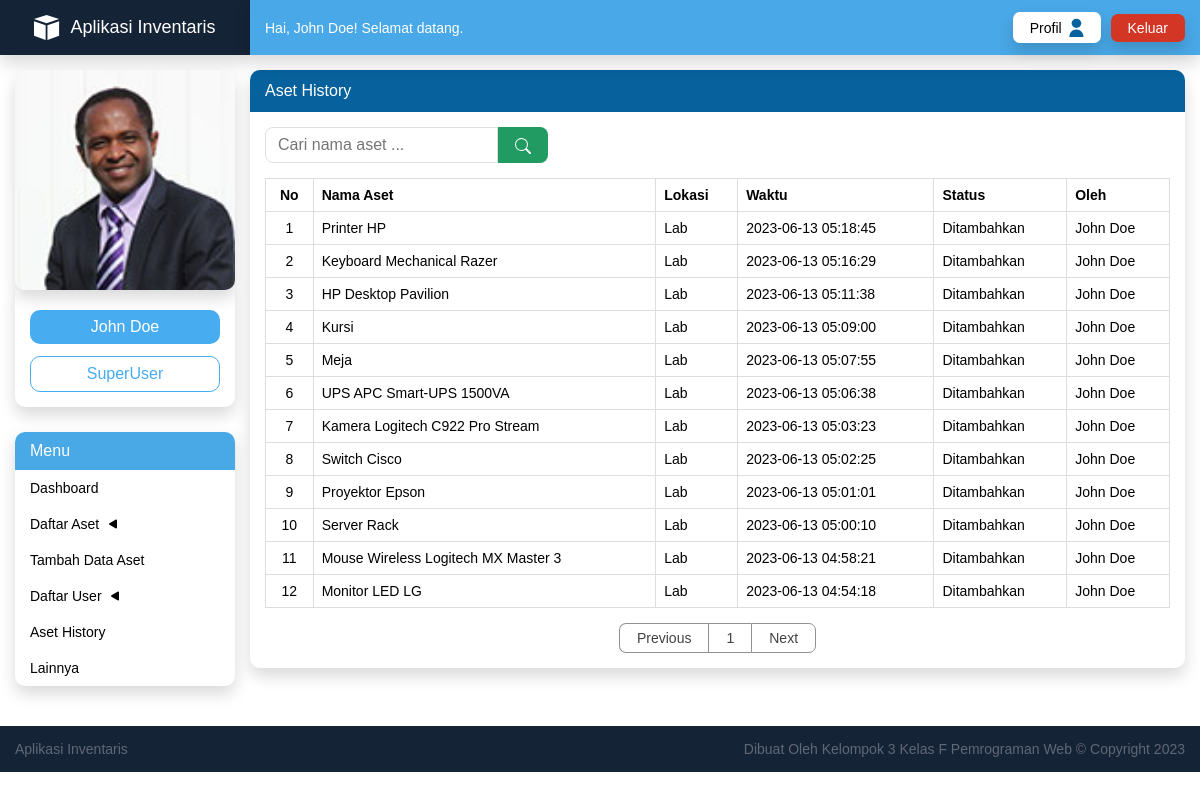
The app's page /aset-history/index.php (signed in) with its own data.
### tables this page shows
CREATE TABLE `user` (
  `id` int(11) NOT NULL,
  `nama` varchar(40) NOT NULL,
  `role` varchar(25) NOT NULL,
  `username` varchar(35) NOT NULL,
  `password` varchar(100) NOT NULL,
  `foto` varchar(200) DEFAULT NULL,
  `catatan` varchar(500) NOT NULL,
  `created_at` timestamp NULL DEFAULT NULL,
  `updated_at` timestamp NULL DEFAULT NULL
);

CREATE TABLE `aset_history` (
  `id` int(11) NOT NULL,
  `nama_aset` varchar(80) NOT NULL,
  `lokasi` varchar(30) NOT NULL,
  `waktu` timestamp NULL DEFAULT current_timestamp(),
  `status` varchar(20) NOT NULL,
  `oleh` varchar(40) NOT NULL
);

### aset-history/index.php (the view, shortened to what this page needs)
<?php include("../layout/head.php") ?>
<?php include("../layout/sidebar.php") ?>
<?php include("../layout/navbar.php") ?>
<div class="content">
  <div class="breadcrumb">Aset History</div>
  <div class="content-inner">
    <form action="index.php" method="get">
      <div class="search-wrapper">
        <div class="search-content">
          <input name="nama-aset" type="text" placeholder="Cari nama aset ...">
          <button class="btn btn-success" type="submit">
          </button>
        </div>
      </div>
    </form>
    <div class="responsive-table">
      <table class="asset-table">
        <thead>
          <tr>
            <th class="center">No</th>
            <th>Nama Aset</th>
            <th>Lokasi</th>
            <th>Waktu</th>
            <th>Status</th>
            <th>Oleh</th>
          </tr>
        </thead>
        <tbody>
          <?php
          $cek = mysqli_query($db, "SELECT * FROM aset_history");
          if (mysqli_fetch_array($cek)) {
            if (isset($_GET['nama-aset'])) {
              $nama_aset = $_GET['nama-aset'];
              $data_search = mysqli_query($db, "SELECT * FROM aset_history WHERE nama_aset LIKE '%$nama_aset%'");
              $no = 1;
              if (mysqli_num_rows($data_search) > 0) {
                foreach ($data_search as $d) { ?>
                  <tr>
                    <td class="center"><?= $no++ ?></td>
                    <td><?= $d['nama_aset'] ?></td>
                    <td><?= $d['lokasi'] ?></td>
                    <td><?= $d['waktu'] ?></td>
                    <td><?= $d['status'] ?></td>
                    <td><?= $d['oleh'] ?></td>
                  </tr>
                <?php }
              } else { ?>
                <tr>
                  <td class="center" colspan="7">
                    <p>History tidak ditemukan.</p>
                  </td>
                </tr>
              <?php
              }
            } else {
              $batas = 15;
              $halaman = isset($_GET['halaman']) ? (int)$_GET['halaman'] : 1;
              $halaman_awal = ($halaman > 1) ? ($halaman * $batas) - $batas : 0;
              $previous = $halaman - 1;
              $next = $halaman + 1;
              $data = mysqli_query($db, "SELECT * FROM aset_history");
              $jumlah_data = mysqli_num_rows($data);
              $total_halaman = ceil($jumlah_data / $batas);
              $data_history = mysqli_query($db, "SELECT * FROM aset_history ORDER BY id DESC LIMIT $halaman_awal, $batas");
              $no = $halaman_awal + 1;
              foreach ($data_history as $d) { ?>
                <tr>
                  <td class="center"><?= $no++ ?></td>
                  <td><?= $d['nama_aset'] ?></td>
                  <td><?= $d['lokasi'] ?></td>
                  <td><?= $d['waktu'] ?></td>
                  <td><?= $d['status'] ?></td>
                  <td><?= $d['oleh'] ?></td>
                </tr>
            <?php }
            }
          } ?>
        </tbody>
      </table>
    </div>
  </div>
  <?php if (!isset($_GET['nama-aset'])) {
    if (mysqli_fetch_array($cek)) {
      if ($jumlah_data > 10) {
  ?>
        <div class="pagination">
          <a class="page-item" <?php if ($halaman > 1) {
                                  echo "href='?halaman=$previous'";
                                } ?>>Previous</a>
          <?php
          for ($x = 1; $x <= $total_halaman; $x++) {
          ?>
            <a class="page-item" href="?halaman=<?php echo $x ?>"><?php echo $x; ?></a>
          <?php
          }
          ?>
          <a class="page-item" <?php if ($halaman < $total_halaman) {
                                  echo "href='?halaman=$next'";
                                } ?>>Next</a>
        </div>
  <?php }
    }
  } ?>
</div>
<?php include("../layout/footer.php") ?>

### layout/sidebar.php (shortened to what this page needs)
<section class="sidebar">
  <div class="logo">
    <img src="../assets/svg/logo.svg" alt="Logo" />
    <span class="title">Aplikasi Inventaris</span>
  </div>
  <div class="profile">
    <?php if ($user['foto']) { ?>
      <img class="foto-profil" src="../assets/foto-profile/<?= $user['foto'] ?>" alt="Foto Profil" />
    <?php } else { ?>
      <div class="foto-default">
        <img src="../assets/svg/foto-profil.svg" alt="Foto Profil" />
      </div>
    <?php } ?>
    <div class="detail">
      <div class="name"><?= $user['nama'] ?></div>
      <div class="role"><?= $user['role'] ?></div>
    </div>
  </div>
  <div class="menus">
    <div class="title">Menu</div>
    <ul>
      <a href="../dashboard/">
        <li>Dashboard</li>
      </a>
      <li class="menu-dropdown daftar-aset">
        Daftar Aset
        <img class="icon" src="../assets/svg/caret.svg" alt="Icon Dropdown" />
      </li>
      <?php if ($user['role'] === 'SuperUser' || $user['role'] === 'Administrator') { ?>
        <a href="../tambah-aset/">
          <li>Tambah Data Aset</li>
        </a>
      <?php } ?>
      <?php if ($user['role'] === 'SuperUser') { ?>
        <li class="menu-dropdown daftar-user">
          Daftar User
          <img class="icon" src="../assets/svg/caret.svg" alt="Icon Dropdown" />
        </li>
      <?php } ?>
      <?php if ($user['role'] === 'SuperUser' || $user['role'] === 'Administrator') { ?>
        <a href="../aset-history/">
          <li>Aset History</li>
        </a>
      <?php } ?>
      <li>Lainnya</li>
    </ul>
  </div>
</section>

### layout/navbar.php (shortened to what this page needs)
<section class="content-wrapper">
  <nav class="navbar">
    <div class="left">
      <div class="message">Hai, <?= $user['nama'] ?>! Selamat datang.</div>
    </div>
    <div class="buttons">
      <?php
      if ($_SESSION['role_user'] === 'SuperUser' || $_SESSION['role_user'] === 'Administrator') {
      ?>
        <a href="../profile/">
          <button class="btn btn-profile">
            <div class="flex">
              <span>Profil</span>
              <img src="../assets/svg/profil.svg" alt="Profile" />
            </div>
          </button>
        </a>
      <?php } ?>
      <a href="../auth/logout.php"><button id="logout" class="btn btn-danger">Keluar</button></a>
    </div>
  </nav>

### assets/css/main.css (style rules this page uses)
* { margin: 0; padding: 0; font-family: "Poppins", sans-serif; }
a { text-decoration: none; }
ul { list-style-type: none; }
textarea, input, select { border: 1px solid #dfdfdf; border-radius: 8px; padding: 7px 12px; transition: 0.1s; font-size: 16px; }
table { border-collapse: collapse; width: 100%; white-space: nowrap; font-size: 14px; }
table td, table th { border: 1px solid #dddddd; text-align: left; padding: 8px; vertical-align: top; }
table .center { text-align: center; }
.responsive-table { overflow-x: auto; }
.btn { padding: 6px 17px 6px 17px; border-radius: 7px; border: none; cursor: pointer; font-size: 14px; box-shadow: 0 0.5rem 1rem rgba(0, 0, 0, 0.15); }
.btn-profile { background-color: #fff; transition: background-color 0.5s; }
.btn-profile .flex { display: flex; align-items: center; justify-content: center; }
.btn-profile .flex span { margin-right: 7px; }
.btn-profile .flex img { width: 15px; height: auto; }
.btn-danger { background-color: #d43625; color: #fff; transition: background-color 0.5s; }
.btn-success { background-color: #229b62; color: #fff; transition: background-color 0.5s; }
.search-wrapper { display: flex; justify-content: left; }
.search-wrapper .search-content { display: flex; justify-content: center; padding-bottom: 15px; }
.search-wrapper .search-content input { border-radius: 8px 0 0 8px; }
.search-wrapper .search-content .btn { border-radius: 0 8px 8px 0; box-shadow: none; }
.search-wrapper .search-content .btn svg { margin-top: 5px; }
.sidebar { grid-area: "sidebar"; }
.sidebar .logo { display: flex; justify-content: center; align-items: center; color: #fff; background-color: #152337; padding: 15px; height: 25px; box-shadow: 0 0.5rem 1rem rgba(0, 0, 0, 0.15); }
.sidebar .logo img { margin-right: 10px; }
.sidebar .logo .title { font-size: 18px; font-weight: 500; }
.sidebar .profile { margin: 15px; background-color: #fff; border-radius: 10px; }
.sidebar .profile .foto-profil { border-radius: 10px; box-shadow: 0 0.5rem 1rem rgba(0, 0, 0, 0.15); width: 100%; height: auto; margin-bottom: -7px; }
.sidebar .profile .detail { box-shadow: 0 0.5rem 1rem rgba(0, 0, 0, 0.15); padding: 23px 15px 15px 15px; border-radius: 0 0 10px 10px; text-align: center; }
.sidebar .profile .name { background-color: #47acf0; padding: 8px; border-radius: 10px; color: #fff; margin-bottom: 12px; }
.sidebar .profile .role { border: 1px solid #47acf0; color: #47acf0; border-radius: 10px; padding: 8px; }
.sidebar .menus { margin: 25px 15px; box-shadow: 0 0.5rem 1rem rgba(0, 0, 0, 0.15); border-radius: 0 0 10px 10px; }
.sidebar .menus ul li { padding: 10px 15px 10px; cursor: pointer; color: #000; transition: color 0.2s; font-size: 14px; }
.sidebar .menus .title { padding: 10px 15px 10px 15px; background-color: #49a8e6; color: #fff; border-radius: 10px 10px 0 0; }
.sidebar .menus .menu-dropdown .icon { margin-left: 6px; transform: rotate(0deg); transition: transform 0.3s; }
.content-wrapper { grid-area: "content-wrapper"; }
.content-wrapper .navbar { background-color: #49a8e7; padding: 15px; height: 25px; display: flex; align-items: center; justify-content: space-between; font-size: 14px; box-shadow: 0 0.5rem 1rem rgba(0, 0, 0, 0.15); position: relative; }
.content-wrapper .navbar .left { display: flex; }
.content-wrapper .navbar .left .message { color: #fff; display: block; }
.content-wrapper .navbar .buttons .btn-profile { margin-right: 6px; }
.content-wrapper .content { display: grid; margin: 15px 15px 15px 0; border-radius: 10px; box-shadow: 0 0.5rem 1rem rgba(0, 0, 0, 0.15); padding-bottom: 15px; }
.content-wrapper .content .content-inner { padding: 15px; overflow-x: auto; }
.content-wrapper .content .content-inner .asset-table .center { text-align: center; }
.content-wrapper .content .breadcrumb { background-color: #07619c; color: #fff; padding: 12px 15px 12px 15px; border-radius: 10px 10px 0 0; font-size: 16px; }
.pagination { display: flex; justify-content: center; }
.pagination .page-item { padding: 6px 17px 6px 17px; border-top: 1px solid #919191; border-bottom: 1px solid #919191; border-left: 1px solid #919191; cursor: pointer; font-size: 14px; transition: 0.2s; color: #424242; border-collapse: collapse; }
.pagination .page-item:first-child { border-radius: 7px 0 0 7px; }
.pagination .page-item:last-child { border-radius: 0 7px 7px 0; border-right: 1px solid #919191; }

### records on screen
user: foto (picture), nama "John Doe", role "SuperUser"
aset_history: nama_aset "Printer HP", lokasi "Lab", waktu "2023-06-13 05:18:45", status "Ditambahkan", oleh "John Doe"
aset_history: nama_aset "Keyboard Mechanical Razer", lokasi "Lab", waktu "2023-06-13 05:16:29", status "Ditambahkan", oleh "John Doe"
aset_history: nama_aset "HP Desktop Pavilion", lokasi "Lab", waktu "2023-06-13 05:11:38", status "Ditambahkan", oleh "John Doe"
aset_history: nama_aset "Kursi", lokasi "Lab", waktu "2023-06-13 05:09:00", status "Ditambahkan", oleh "John Doe"
aset_history: nama_aset "Meja", lokasi "Lab", waktu "2023-06-13 05:07:55", status "Ditambahkan", oleh "John Doe"
aset_history: nama_aset "UPS APC Smart-UPS 1500VA", lokasi "Lab", waktu "2023-06-13 05:06:38", status "Ditambahkan", oleh "John Doe"
aset_history: nama_aset "Kamera Logitech C922 Pro Stream", lokasi "Lab", waktu "2023-06-13 05:03:23", status "Ditambahkan", oleh "John Doe"
aset_history: nama_aset "Switch Cisco", lokasi "Lab", waktu "2023-06-13 05:02:25", status "Ditambahkan", oleh "John Doe"
aset_history: nama_aset "Proyektor Epson", lokasi "Lab", waktu "2023-06-13 05:01:01", status "Ditambahkan", oleh "John Doe"
aset_history: nama_aset "Server Rack", lokasi "Lab", waktu "2023-06-13 05:00:10", status "Ditambahkan", oleh "John Doe"
aset_history: nama_aset "Mouse Wireless Logitech MX Master 3", lokasi "Lab", waktu "2023-06-13 04:58:21", status "Ditambahkan", oleh "John Doe"
aset_history: nama_aset "Monitor LED LG", lokasi "Lab", waktu "2023-06-13 04:54:18", status "Ditambahkan", oleh "John Doe"
